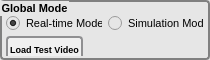
    <widget class="QGroupBox" name="groupBox_GlobalMode">
      <property name="geometry">
        <rect>
          <x>374</x>
          <y>6</y>
          <width>210</width>
          <height>60</height>
        </rect>
      </property>
      <property name="font">
        <font>
          <family>Arial</family>
          <pointsize>8</pointsize>
          <bold>true</bold>
        </font>
      </property>
      <property name="styleSheet">
        <string notr="true">QGroupBox { background-color: rgb(230,230,230); border: 2px solid gray; border-radius: 4px; margin-top: 0px; }
QRadioButton { background-color: rgb(230,230,230); border-radius: 5px; }
QPushButton { border: 2px solid #8f8f91; border-radius: 4px; background-color: #f0f0f0; padding: 2px; color: black; font: bold 9px; min-width: 44px; min-height: 18px; }
QPushButton:hover { background-color: #e6e6e6; border: 2px solid #8a8a8d; }</string>
      </property>
      <property name="title">
        <string>Global Mode</string>
      </property>
      <widget class="QWidget" name="layoutWidget_global" native="true">
        <property name="geometry">
          <rect>
            <x>6</x>
            <y>16</y>
            <width>198</width>
            <height>40</height>
          </rect>
        </property>
        <layout class="QVBoxLayout" name="verticalLayout_global">
          <item>
            <layout class="QHBoxLayout" name="horizontalLayout_global1">
              <item>
                <widget class="QRadioButton" name="radioRealTime">
                  <property name="font">
                    <font>
                      <family>Arial</family>
                      <pointsize>8</pointsize>
                    </font>
                  </property>
                  <property name="text">
                    <string>Real-time Mode</string>
                  </property>
                  <property name="checked">
                    <bool>true</bool>
                  </property>
                </widget>
              </item>
              <item>
                <widget class="QRadioButton" name="radioSimulation">
                  <property name="font">
                    <font>
                      <family>Arial</family>
                      <pointsize>8</pointsize>
                    </font>
                  </property>
                  <property name="text">
                    <string>Simulation Mode</string>
                  </property>
                </widget>
              </item>
            </layout>
          </item>
          <item>
            <layout class="QHBoxLayout" name="horizontalLayout_global2">
              <item>
                <widget class="QPushButton" name="BtnLoadVideo">
                  <property name="sizePolicy">
                    <sizepolicy hsizetype="Minimum" vsizetype="Fixed">
                      <horstretch>0</horstretch>
                      <verstretch>0</verstretch>
                    </sizepolicy>
                  </property>
                  <property name="font">
                    <font>
                      <family>Arial</family>
                      <pointsize>8</pointsize>
                    </font>
                  </property>
                  <property name="text">
                    <string>Load Test Video</string>
                  </property>
                </widget>
              </item>
              <item>
                <spacer name="horizontalSpacer_video">
                  <property name="orientation">
                    <enum>Qt::Orientation::Horizontal</enum>
                  </property>
                  <property name="sizeHint" stdset="0">
                    <size>
                      <width>40</width>
                      <height>20</height>
                    </size>
                  </property>
                </spacer>
              </item>
            </layout>
          </item>
        </layout>
      </widget>
    </widget>
